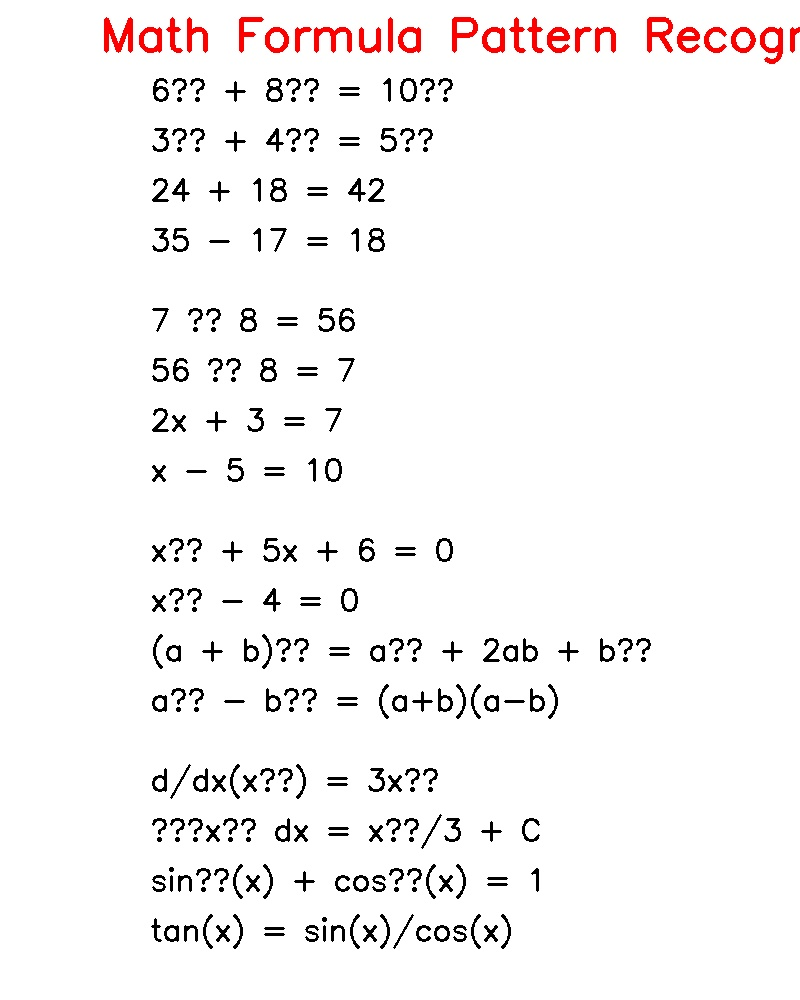
#> input picture math_formulas_test.jpg, 800 x 1000 px
$ python -i lightweight_ocr.py   (imports and definitions only)
#> lines starting #> are read from the running program, lines starting #| are printed output that depends on the picture; after the words box and inside, x2 and y2 are one past the last pixel; in counts of white or black regions, pixels touching at a corner belong together
#> further down, picture is the input picture: shape (1000, 800, 3); mean B, G, R 245.1, 245.1, 247.2
"""
Lightweight OCR module for math expressions.

This module provides basic OCR capabilities for math expressions without requiring Tesseract.
It's not as accurate as Tesseract, but it can serve as a fallback when Tesseract is not available.

It uses simple image processing techniques to segment characters and match them against templates.
"""

import os
import cv2
import numpy as np
from pathlib import Path


class LightweightOCR:
    """Basic OCR for math expressions without external dependencies."""

    def __init__(self):
        """Initialize with built-in templates for common math symbols."""
        self.templates = {}
        self._initialize_templates()

    def _initialize_templates(self):
        """Initialize built-in templates for numbers and math operators."""
        # We'll use template sizes of 20x30 pixels
        template_size = (20, 30)

        # Create templates for digits 0-9
        for digit in range(10):
            template = np.zeros(template_size, dtype=np.uint8)
            cv2.putText(
                template, str(digit), (5, 20),
                cv2.FONT_HERSHEY_SIMPLEX, 0.7, 255, 2
            )
            self.templates[str(digit)] = template

        # Create templates for basic operators
        operators = ['+', '-', '*', '/', '=', '(', ')', '[', ']', '{', '}']
        for op in operators:
            template = np.zeros(template_size, dtype=np.uint8)
            cv2.putText(
                template, op, (5, 20),
                cv2.FONT_HERSHEY_SIMPLEX, 0.7, 255, 2
            )
            self.templates[op] = template

        # Add templates for variables
        for var in 'xyz':
            template = np.zeros(template_size, dtype=np.uint8)
            cv2.putText(
                template, var, (5, 20),
                cv2.FONT_HERSHEY_SIMPLEX, 0.7, 255, 2
            )
            self.templates[var] = template

    def extract_text(self, image):
        """
        Extract text from an image using contour detection and template matching.

        Args:
            image: OpenCV image (grayscale or BGR)

        Returns:
            Extracted text as a string
        """
        # Convert to grayscale if needed
        if len(image.shape) == 3:
            gray = cv2.cvtColor(image, cv2.COLOR_BGR2GRAY)
        else:
            gray = image.copy()

        # Apply adaptive thresholding
        binary = cv2.adaptiveThreshold(
            gray, 255, cv2.ADAPTIVE_THRESH_GAUSSIAN_C,
            cv2.THRESH_BINARY_INV, 11, 2
        )

        # Find contours
        contours, _ = cv2.findContours(
            binary, cv2.RETR_EXTERNAL, cv2.CHAIN_APPROX_SIMPLE
        )

        # Sort contours from left to right
        contours = sorted(contours, key=lambda c: cv2.boundingRect(c)[0])

        # Extract characters and match against templates
        characters = []
        for contour in contours:
            # Get bounding box
            x, y, w, h = cv2.boundingRect(contour)

            # Skip very small contours
            if w < 5 or h < 5:
                continue

            # Skip very large contours
            if w > 50 or h > 50:
                continue

            # Extract character
            roi = binary[y:y+h, x:x+w]

            # Resize to match template size
            roi_resized = cv2.resize(roi, (20, 30))

            # Match against templates
            best_match = None
            best_score = 0

            for char, template in self.templates.items():
                # Use template matching
                result = cv2.matchTemplate(roi_resized, template, cv2.TM_CCOEFF_NORMED)
                score = np.max(result)

                if score > best_score and score > 0.5:  # 0.5 is the threshold
                    best_score = score
                    best_match = char

            if best_match:
                characters.append((x, best_match))

        # Sort by x-coordinate and join
        characters.sort(key=lambda c: c[0])
        return ''.join(char for _, char in characters)

    def recognize_expressions(self, image):
        """
        Recognize math expressions in an image and return bounding boxes.

        Args:
            image: OpenCV image

        Returns:
            List of (x1, y1, x2, y2, text) tuples
        """
        # Convert to grayscale if needed
        if len(image.shape) == 3:
            gray = cv2.cvtColor(image, cv2.COLOR_BGR2GRAY)
        else:
            gray = image.copy()

        # Apply adaptive thresholding
        binary = cv2.adaptiveThreshold(
            gray, 255, cv2.ADAPTIVE_THRESH_GAUSSIAN_C,
            cv2.THRESH_BINARY_INV, 11, 2
        )
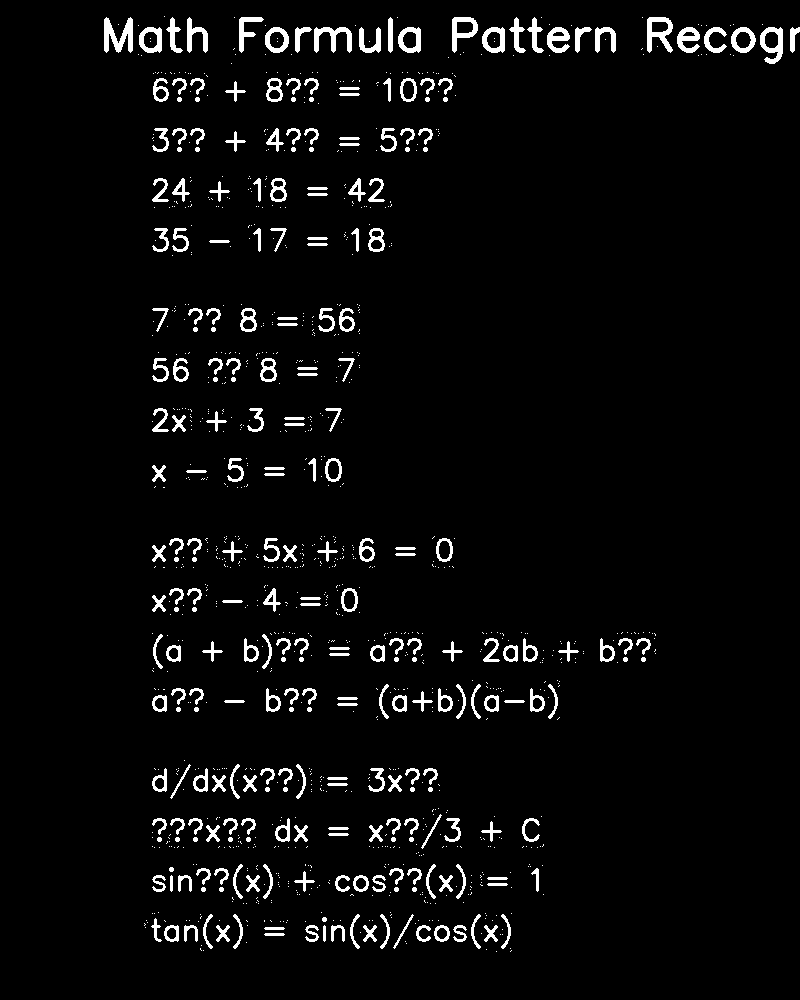
#> binary: shape (1000, 800); 4% white; 1168 white regions (893 under 20 px), largest, box (x1, y1, x2, y2) and area: (104, 17, 133, 53) 592, (647, 17, 673, 53) 486, (314, 27, 352, 53) 464

        # Dilate to connect nearby characters
        kernel = np.ones((3, 3), np.uint8)
        dilated = cv2.dilate(binary, kernel, iterations=2)
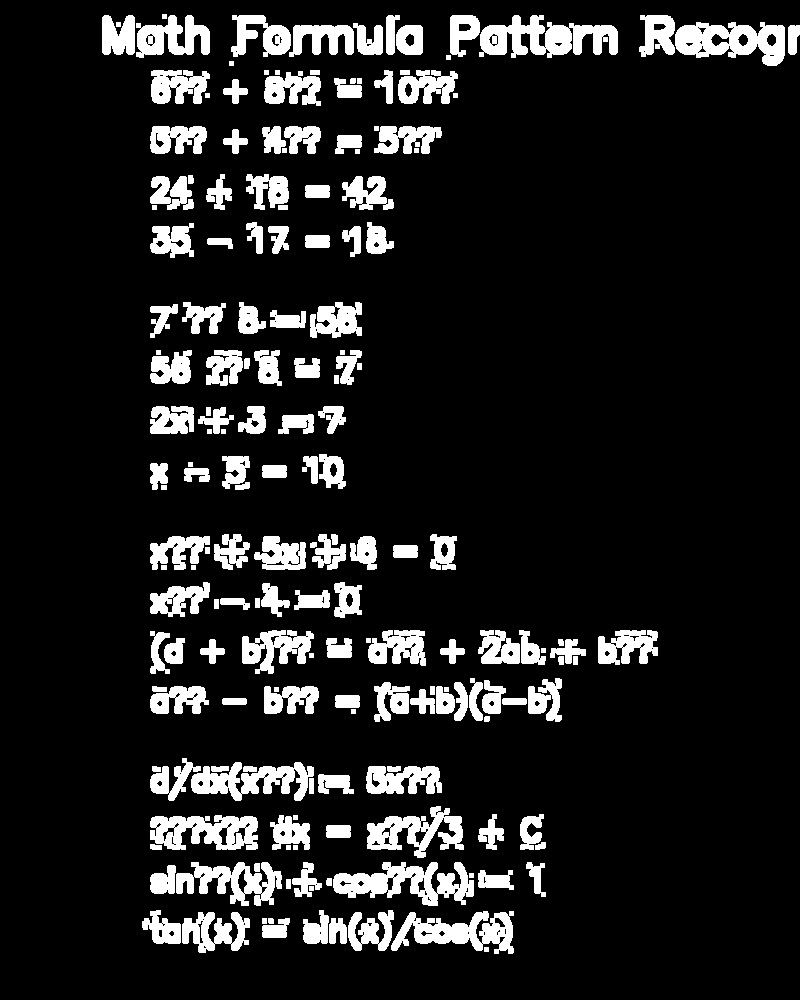
#> dilated: shape (1000, 800); 12.4% white; 182 white regions

        # Find contours for connected components that might be expressions
        contours, _ = cv2.findContours(dilated, cv2.RETR_EXTERNAL, cv2.CHAIN_APPROX_SIMPLE)
#> contours = 182 contours, 31 with area under 20; largest, box (x1, y1, x2, y2) and area: (479, 15, 618, 58) 3180, (675, 22, 785, 66) 3169, (333, 862, 474, 906) 3116, (150, 815, 258, 850) 2688, (391, 911, 514, 954) 2626

        # Filter and process potential expression regions
        expressions = []
        min_width = 20

        for contour in contours:
            x, y, w, h = cv2.boundingRect(contour)

            # Skip very small regions
            if w < min_width:
                continue

            # Skip very thin regions (likely not expressions)
            aspect_ratio = w / h
            if aspect_ratio < 1.0:
                continue

            # Extract the region
            roi = gray[y:y+h, x:x+w]

            # Try to extract text
            text = self.extract_text(roi)

            # Check if it looks like a math expression
            if self._is_math_expression(text):
                # Add some padding
                pad_x = int(w * 0.05)
                pad_y = int(h * 0.1)
                x1 = max(0, x - pad_x)
                y1 = max(0, y - pad_y)
                x2 = min(image.shape[1], x + w + pad_x)
                y2 = min(image.shape[0], y + h + pad_y)

                expressions.append((x1, y1, x2, y2, text))
#> this loop made 6 passes
#> (contour, x, y, w, h) on passes 1, 5: ([[484, 947], [484, 951], [488, 951], [488, 947]], 484, 947, 5, 5), ([[262, 918], [262, 923], [266, 923], [266, 918]], 262, 918, 5, 6)
#> (x, y, w, h) on passes 2, 4: (329, 918, 18, 26), (268, 918, 6, 6)
#> pass 3, in recognize_expressions, `roi = gray[y:y+h, x:x+w]`:
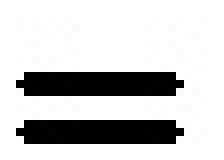
#> roi: shape (20, 28) (shown 8 times larger); min 0, max 255, mean 201.1
#> pass 3, in extract_text, `binary = cv2.adaptiveThreshold( gray, 255, cv2.ADAPTIVE_THRESH_GAUSSIA..`:
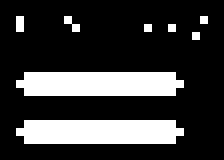
#> binary: shape (20, 28) (shown 8 times larger); 22.5% white; 8 white regions (6 under 20 px), largest, box (x1, y1, x2, y2) and area: (2, 9, 23, 12) 59, (2, 15, 23, 18) 59
#> after the loop:
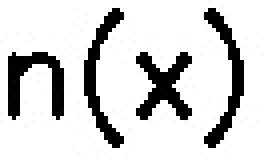
#> roi: shape (41, 68) (shown 4 times larger); min 0, max 255, mean 212.5
#> after the loop, expressions = []

        return expressions

    def _is_math_expression(self, text):
        """Check if text looks like a math expression."""
        # Must contain at least one digit
        if not any(c.isdigit() for c in text):
            return False

        # Should contain operators or equals sign
        if not any(c in '+-*/=' for c in text):
            return False

        # Must be at least 3 characters
        if len(text) < 3:
            return False

        return True

>>> import cv2
>>> picture = cv2.imread('../math_formulas_test.jpg')
#> (the run stopped early here; a loop or call above may not have finished)

$ run again, on math_test_sample.jpg
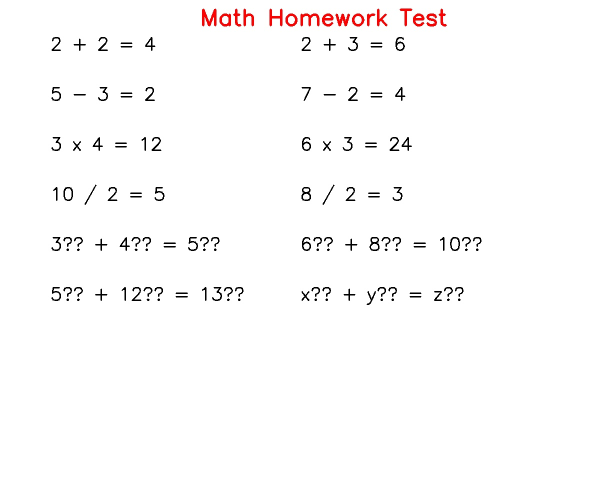
#> input picture math_test_sample.jpg, 1200 x 1000 px (shown at 1/2 size)
#> picture is the input picture: shape (1000, 1200, 3); mean B, G, R 250.9, 250.9, 251.9
#> in recognize_expressions, `binary = cv2.adaptiveThreshold( gray, 255, cv2.ADAPTIVE_THRESH_GAUSSIA..`:
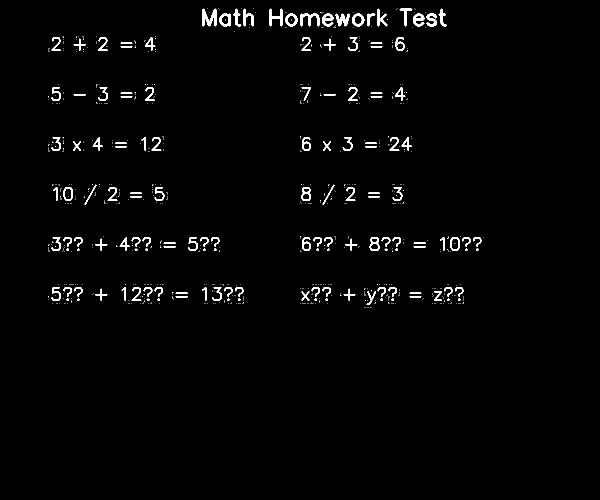
#> binary: shape (1000, 1200) (shown at 1/2 size); 1.7% white; 847 white regions (705 under 20 px), largest, box (x1, y1, x2, y2) and area: (404, 17, 433, 53) 592, (601, 27, 639, 53) 461, (539, 17, 565, 53) 416
#> dilated: shape (1000, 1200); 5.3% white; 140 white regions
#> in recognize_expressions, `contours, _ = cv2.findContours(dilated, cv2.RETR_EXTERNAL, cv2.CHAIN_A..`: contours = 139 contours, 31 with area under 20; largest, box (x1, y1, x2, y2) and area: (599, 22, 731, 58) 3131, (791, 15, 896, 58) 2340, (862, 566, 930, 610) 1882, (726, 566, 802, 618) 1856, (437, 15, 513, 57) 1804
#> the loop in recognize_expressions, `for contour in contours:` made 9 passes
#> (contour, x, y, w, h) on passes 1, 2, 3, 5: ([[652, 605], [652, 609], [656, 609], [656, 605]], 652, 605, 5, 5), ([[424, 605], [424, 609], [433, 609], [433, 605]], 424, 605, 10, 5), ([[316, 605], [316, 609], [320, 609], [320, 605]], 316, 605, 5, 5), ([[125, 594], [125, 598], [129, 598], [129, 594]], 125, 594, 5, 5)
#> after the loop in recognize_expressions, `for contour in contours:`:
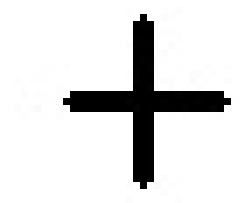
#> roi: shape (29, 35) (shown 7 times larger); min 0, max 255, mean 222.3
#> after the loop in recognize_expressions, `for contour in contours:`: expressions = []

$ run again, on test_patterns.jpg
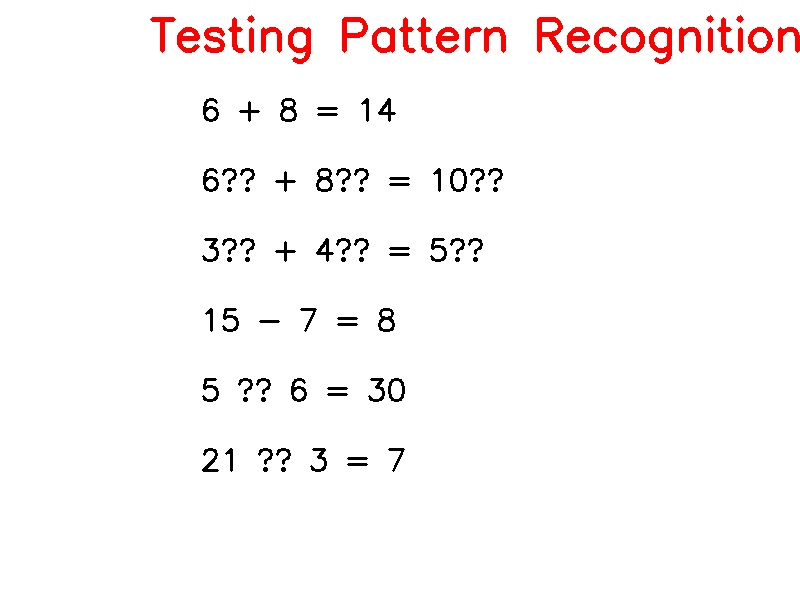
#> input picture test_patterns.jpg, 800 x 600 px
#> picture is the input picture: shape (600, 800, 3); mean B, G, R 247.6, 247.7, 251.1
#> in recognize_expressions, `binary = cv2.adaptiveThreshold( gray, 255, cv2.ADAPTIVE_THRESH_GAUSSIA..`:
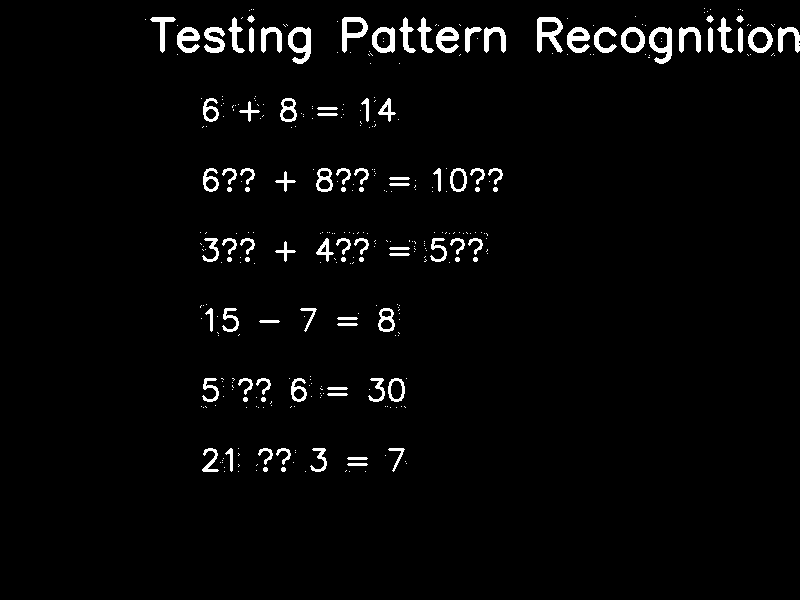
#> binary: shape (600, 800); 2.9% white; 363 white regions (264 under 20 px), largest, box (x1, y1, x2, y2) and area: (537, 17, 563, 53) 483, (288, 27, 311, 64) 444, (649, 27, 672, 64) 442
#> dilated: shape (600, 800); 8% white; 62 white regions
#> in recognize_expressions, `contours, _ = cv2.findContours(dilated, cv2.RETR_EXTERNAL, cv2.CHAIN_A..`: contours = 62 contours, 12 with area under 20; largest, box (x1, y1, x2, y2) and area: (535, 15, 674, 66) 4067, (366, 15, 508, 58) 3420, (143, 7, 257, 57) 2868, (702, 6, 800, 58) 2683, (422, 230, 490, 265) 1590
#> the loop in recognize_expressions, `for contour in contours:` made 7 passes
#> (x, y, w, h, aspect_ratio) on passes 5 to 7: (383, 446, 26, 28, 0.929), (303, 446, 26, 28, 0.929), (256, 446, 42, 28, 1.5)
#> after the loop in recognize_expressions, `for contour in contours:`:
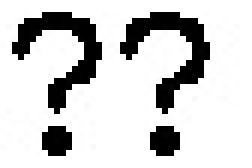
#> roi: shape (28, 42) (shown 6 times larger); min 0, max 255, mean 206.3
#> after the loop in recognize_expressions, `for contour in contours:`: expressions = []
